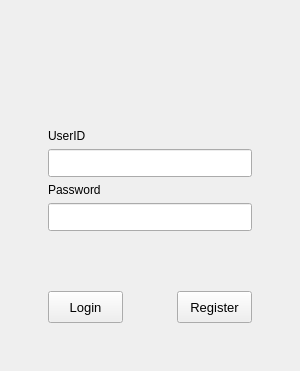
<?xml version="1.0" encoding="UTF-8"?>
<ui version="4.0">
 <class>LoginDialog</class>
 <widget class="QWidget" name="LoginDialog">
  <property name="geometry">
   <rect>
    <x>0</x>
    <y>0</y>
    <width>300</width>
    <height>371</height>
   </rect>
  </property>
  <property name="sizePolicy">
   <sizepolicy hsizetype="Fixed" vsizetype="Fixed">
    <horstretch>0</horstretch>
    <verstretch>0</verstretch>
   </sizepolicy>
  </property>
  <property name="windowTitle">
   <string>LoginDialog</string>
  </property>
  <layout class="QGridLayout" name="gridLayout">
   <property name="leftMargin">
    <number>48</number>
   </property>
   <property name="topMargin">
    <number>27</number>
   </property>
   <property name="rightMargin">
    <number>48</number>
   </property>
   <property name="bottomMargin">
    <number>48</number>
   </property>
   <item row="6" column="0" colspan="3">
    <widget class="QLineEdit" name="input_pwd">
     <property name="minimumSize">
      <size>
       <width>0</width>
       <height>28</height>
      </size>
     </property>
     <property name="font">
      <font>
       <pointsize>10</pointsize>
      </font>
     </property>
     <property name="text">
      <string/>
     </property>
    </widget>
   </item>
   <item row="0" column="0" colspan="3">
    <widget class="QLabel" name="label">
     <property name="minimumSize">
      <size>
       <width>64</width>
       <height>64</height>
      </size>
     </property>
     <property name="maximumSize">
      <size>
       <width>1024</width>
       <height>64</height>
      </size>
     </property>
     <property name="text">
      <string/>
     </property>
    </widget>
   </item>
   <item row="8" column="1">
    <spacer name="horizontalSpacer">
     <property name="orientation">
      <enum>Qt::Orientation::Horizontal</enum>
     </property>
     <property name="sizeHint" stdset="0">
      <size>
       <width>40</width>
       <height>20</height>
      </size>
     </property>
    </spacer>
   </item>
   <item row="8" column="0">
    <widget class="QPushButton" name="btn_login">
     <property name="minimumSize">
      <size>
       <width>75</width>
       <height>32</height>
      </size>
     </property>
     <property name="maximumSize">
      <size>
       <width>75</width>
       <height>16777215</height>
      </size>
     </property>
     <property name="font">
      <font>
       <pointsize>10</pointsize>
      </font>
     </property>
     <property name="text">
      <string>Login</string>
     </property>
    </widget>
   </item>
   <item row="5" column="0" colspan="3">
    <widget class="QLabel" name="label_password">
     <property name="text">
      <string>Password</string>
     </property>
    </widget>
   </item>
   <item row="4" column="0" colspan="3">
    <widget class="QLineEdit" name="input_uid">
     <property name="minimumSize">
      <size>
       <width>0</width>
       <height>28</height>
      </size>
     </property>
     <property name="font">
      <font>
       <pointsize>10</pointsize>
      </font>
     </property>
     <property name="text">
      <string/>
     </property>
    </widget>
   </item>
   <item row="7" column="0" colspan="3">
    <spacer name="verticalSpacer">
     <property name="orientation">
      <enum>Qt::Orientation::Vertical</enum>
     </property>
     <property name="sizeHint" stdset="0">
      <size>
       <width>20</width>
       <height>40</height>
      </size>
     </property>
    </spacer>
   </item>
   <item row="3" column="0" colspan="3">
    <widget class="QLabel" name="label_userid">
     <property name="text">
      <string>UserID</string>
     </property>
    </widget>
   </item>
   <item row="8" column="2">
    <widget class="QPushButton" name="btn_regist">
     <property name="minimumSize">
      <size>
       <width>75</width>
       <height>32</height>
      </size>
     </property>
     <property name="maximumSize">
      <size>
       <width>75</width>
       <height>16777215</height>
      </size>
     </property>
     <property name="font">
      <font>
       <pointsize>10</pointsize>
      </font>
     </property>
     <property name="text">
      <string>Register</string>
     </property>
    </widget>
   </item>
   <item row="2" column="0" colspan="3">
    <spacer name="verticalSpacer_3">
     <property name="orientation">
      <enum>Qt::Orientation::Vertical</enum>
     </property>
     <property name="sizeType">
      <enum>QSizePolicy::Policy::Fixed</enum>
     </property>
     <property name="sizeHint" stdset="0">
      <size>
       <width>20</width>
       <height>32</height>
      </size>
     </property>
    </spacer>
   </item>
  </layout>
 </widget>
 <resources/>
 <connections/>
</ui>
